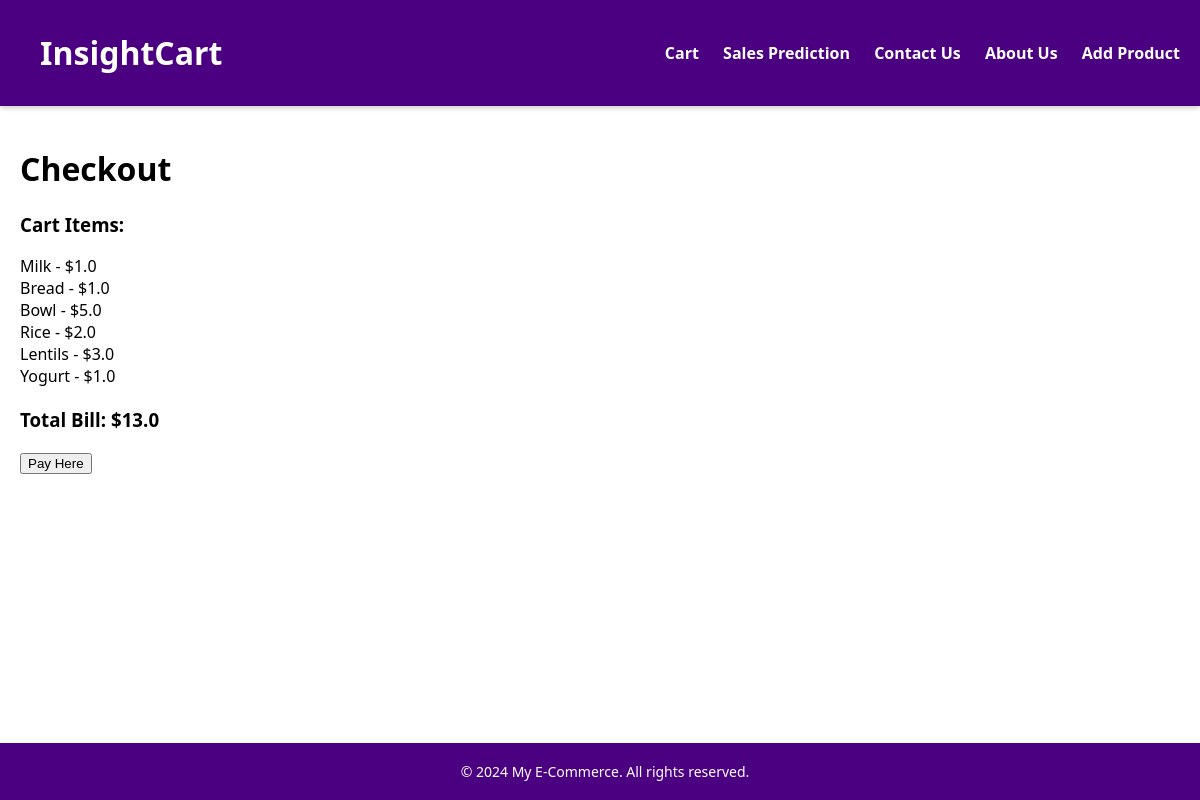
Page /checkout (signed in) on the earlier database version.
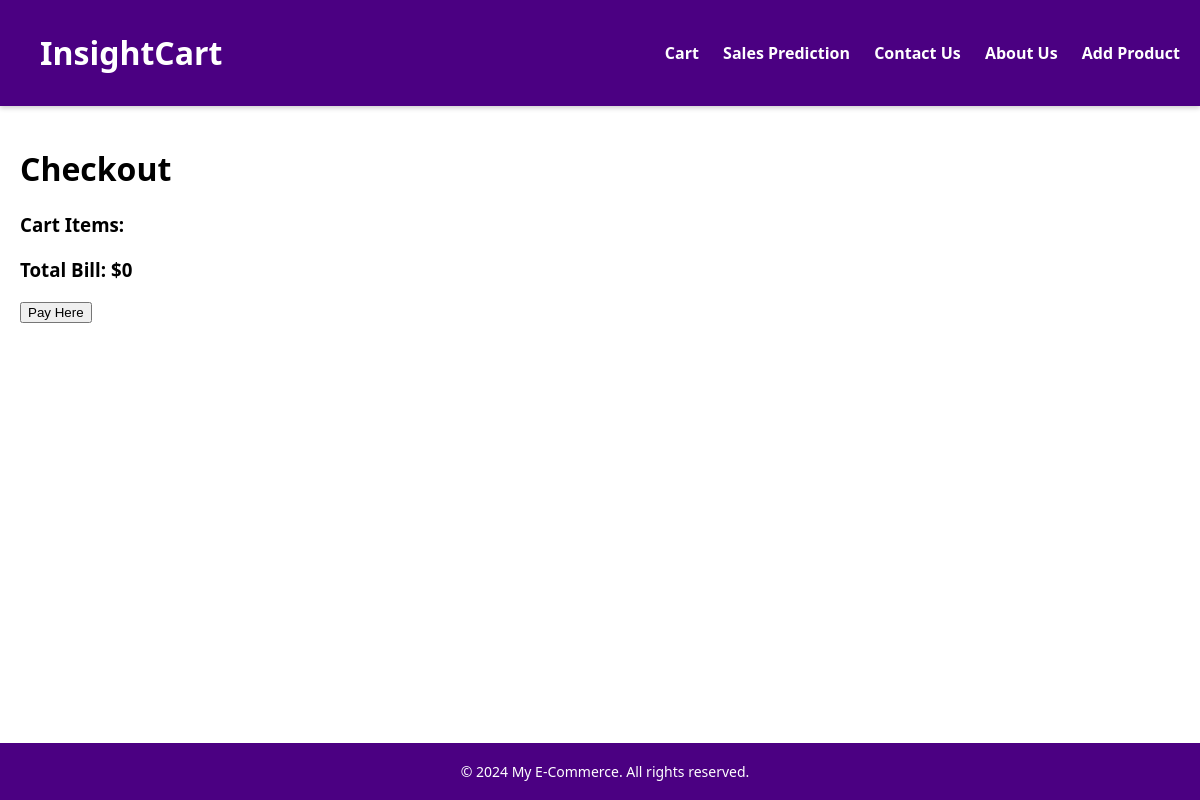
Same page on the later database version.
### models.py (models this page shows, shortened)
class CartItem(db.Model):
    __tablename__ = 'cart_item'
    id = db.Column(db.Integer, primary_key=True)
    product_id = db.Column(db.Integer, db.ForeignKey('product.id'), nullable=False)
    name = db.Column(db.String(100), nullable=False)
    price = db.Column(db.Float, nullable=False)
    image = db.Column(db.String(100), nullable=False)
    quantity = db.Column(db.Integer, default=1)  # Adding the quantity field

### app.py (the view)
@app.route('/checkout')
def checkout():
    if 'username' in session:
        cart_items = CartItem.query.all()
        total_bill = sum(cart_item.price for cart_item in cart_items)
        return render_template('checkout.html', cart_items=cart_items, total_bill=total_bill)
    else:
        return redirect(url_for('login'))

### templates/checkout.html (shortened to what this page needs)
<!DOCTYPE html>
<html lang="en">
<head>
</head>
<body>
    <div class="navbar">
        <div class="logo">
            <h1><a href="/home">InsightCart</a></h1>
        </div>
        <div class="navbar-links">
            <a href="/cart.html">Cart</a>
            <a href="sales_prediction.html">Sales Prediction</a>
            <a href="contact.html">Contact Us</a>
            <a href="about.html">About Us</a>
            <a href="/add_product_form">Add Product</a>
        </div>
    </div>
    <div class="checkout-container">
        <h1>Checkout</h1>
        <div class="item-details">
            <h3>Cart Items:</h3>
            {% for cart_item in cart_items %}
            <div>{{ cart_item.name }} - ${{ cart_item.price }}</div>
            {% endfor %}
        </div>
        <div class="total-bill">
            <h3>Total Bill: ${{ total_bill }}</h3>
        </div>
        <form action="/create-checkout-session" method="post">
            <button type = "submit" id="checkout-button">Pay Here</button>
    </div>
    <footer class="footer">
        <p>&copy; 2024 My E-Commerce. All rights reserved.</p>
    </footer>
</body>
</html>

### templates/checkout.html (style rules this page uses)
body { margin: 0; font-family: 'Segoe UI', Tahoma, Geneva, Verdana, sans-serif; }
.navbar { background-color: #4B0082; color: #fff; padding: 10px 20px; display: flex; justify-content: space-between; align-items: center; box-shadow: 0px 2px 5px rgba(0, 0, 0, 0.2); }
.navbar a { color: #fff; text-decoration: none; margin-left: 20px; font-weight: bold; }
.footer { background-color: #4B0082; color: #fff; padding: 5px; text-align: center; width: 100%; position: fixed; bottom: 0; font-size: 14px; }
.checkout-container { padding: 20px; }
.item-details { margin-bottom: 10px; }
.total-bill { font-weight: bold; margin-top: 20px; }

Differences in the rows shown:
removed CartItem: name "Milk", price "1.0"
removed CartItem: name "Bread", price "1.0"
removed CartItem: name "Bowl", price "5.0"
removed CartItem: name "Rice", price "2.0"
removed CartItem: name "Lentils", price "3.0"
removed CartItem: name "Yogurt", price "1.0"
Other differences:
{{ total_bill }}: "13.0" → "0"
